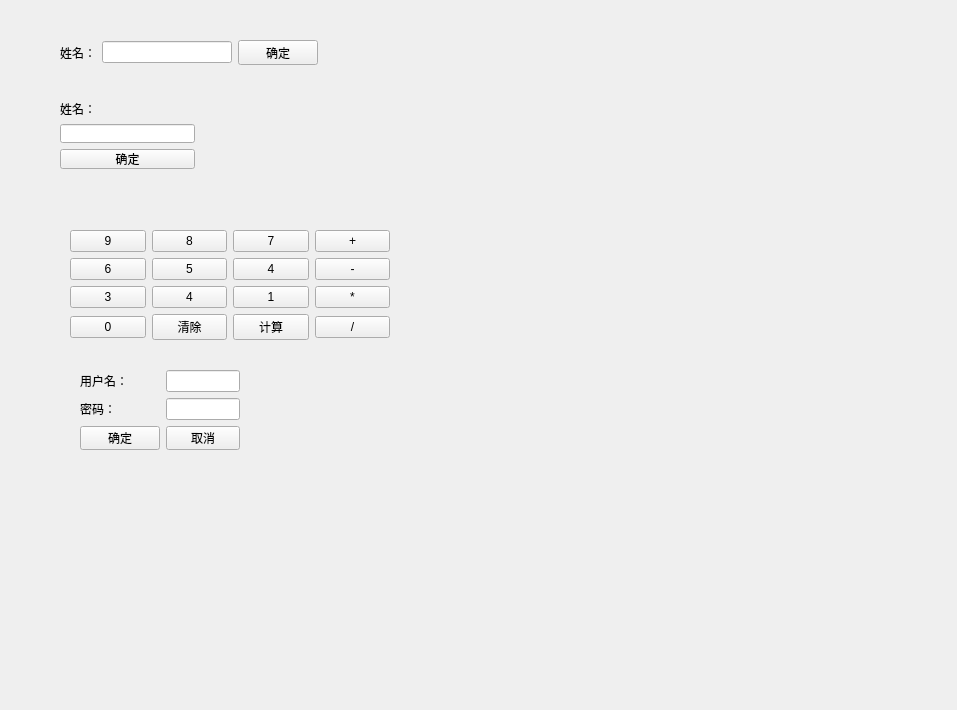
<?xml version="1.0" encoding="UTF-8"?>
<ui version="4.0">
 <class>Form</class>
 <widget class="QWidget" name="Form">
  <property name="geometry">
   <rect>
    <x>0</x>
    <y>0</y>
    <width>957</width>
    <height>710</height>
   </rect>
  </property>
  <property name="windowTitle">
   <string>Form</string>
  </property>
  <widget class="QWidget" name="formLayoutWidget">
   <property name="geometry">
    <rect>
     <x>80</x>
     <y>370</y>
     <width>160</width>
     <height>80</height>
    </rect>
   </property>
   <layout class="QFormLayout" name="formLayout">
    <item row="0" column="0">
     <widget class="QLabel" name="label_3">
      <property name="text">
       <string>用户名：</string>
      </property>
     </widget>
    </item>
    <item row="0" column="1">
     <widget class="QLineEdit" name="lineEdit_3"/>
    </item>
    <item row="1" column="0">
     <widget class="QLabel" name="label_4">
      <property name="text">
       <string>密码：</string>
      </property>
     </widget>
    </item>
    <item row="1" column="1">
     <widget class="QLineEdit" name="lineEdit_4"/>
    </item>
    <item row="2" column="0">
     <widget class="QPushButton" name="pushButton_19">
      <property name="text">
       <string>确定</string>
      </property>
     </widget>
    </item>
    <item row="2" column="1">
     <widget class="QPushButton" name="pushButton_20">
      <property name="text">
       <string>取消</string>
      </property>
     </widget>
    </item>
   </layout>
  </widget>
  <widget class="QWidget" name="">
   <property name="geometry">
    <rect>
     <x>60</x>
     <y>40</y>
     <width>258</width>
     <height>25</height>
    </rect>
   </property>
   <layout class="QHBoxLayout" name="horizontalLayout">
    <item>
     <widget class="QLabel" name="label">
      <property name="text">
       <string>姓名：</string>
      </property>
     </widget>
    </item>
    <item>
     <widget class="QLineEdit" name="lineEdit"/>
    </item>
    <item>
     <widget class="QPushButton" name="pushButton">
      <property name="text">
       <string>确定</string>
      </property>
     </widget>
    </item>
   </layout>
  </widget>
  <widget class="QWidget" name="">
   <property name="geometry">
    <rect>
     <x>60</x>
     <y>100</y>
     <width>135</width>
     <height>69</height>
    </rect>
   </property>
   <layout class="QVBoxLayout" name="verticalLayout">
    <item>
     <widget class="QLabel" name="label_2">
      <property name="text">
       <string>姓名：</string>
      </property>
     </widget>
    </item>
    <item>
     <widget class="QLineEdit" name="lineEdit_2"/>
    </item>
    <item>
     <widget class="QPushButton" name="pushButton_2">
      <property name="text">
       <string>确定</string>
      </property>
     </widget>
    </item>
   </layout>
  </widget>
  <widget class="QWidget" name="">
   <property name="geometry">
    <rect>
     <x>70</x>
     <y>230</y>
     <width>320</width>
     <height>112</height>
    </rect>
   </property>
   <layout class="QGridLayout" name="gridLayout">
    <item row="0" column="0">
     <widget class="QPushButton" name="pushButton_3">
      <property name="text">
       <string>9</string>
      </property>
     </widget>
    </item>
    <item row="0" column="1">
     <widget class="QPushButton" name="pushButton_4">
      <property name="text">
       <string>8</string>
      </property>
     </widget>
    </item>
    <item row="0" column="2">
     <widget class="QPushButton" name="pushButton_5">
      <property name="text">
       <string>7</string>
      </property>
     </widget>
    </item>
    <item row="0" column="3">
     <widget class="QPushButton" name="pushButton_14">
      <property name="text">
       <string>+</string>
      </property>
     </widget>
    </item>
    <item row="1" column="0">
     <widget class="QPushButton" name="pushButton_6">
      <property name="text">
       <string>6</string>
      </property>
     </widget>
    </item>
    <item row="1" column="1">
     <widget class="QPushButton" name="pushButton_7">
      <property name="text">
       <string>5</string>
      </property>
     </widget>
    </item>
    <item row="1" column="2">
     <widget class="QPushButton" name="pushButton_8">
      <property name="text">
       <string>4</string>
      </property>
     </widget>
    </item>
    <item row="1" column="3">
     <widget class="QPushButton" name="pushButton_15">
      <property name="text">
       <string>-</string>
      </property>
     </widget>
    </item>
    <item row="2" column="0">
     <widget class="QPushButton" name="pushButton_9">
      <property name="text">
       <string>3</string>
      </property>
     </widget>
    </item>
    <item row="2" column="1">
     <widget class="QPushButton" name="pushButton_10">
      <property name="text">
       <string>4</string>
      </property>
     </widget>
    </item>
    <item row="2" column="2">
     <widget class="QPushButton" name="pushButton_11">
      <property name="text">
       <string>1</string>
      </property>
     </widget>
    </item>
    <item row="2" column="3">
     <widget class="QPushButton" name="pushButton_16">
      <property name="text">
       <string>*</string>
      </property>
     </widget>
    </item>
    <item row="3" column="3">
     <widget class="QPushButton" name="pushButton_17">
      <property name="text">
       <string>/</string>
      </property>
     </widget>
    </item>
    <item row="3" column="2">
     <widget class="QPushButton" name="pushButton_13">
      <property name="text">
       <string>计算</string>
      </property>
     </widget>
    </item>
    <item row="3" column="0">
     <widget class="QPushButton" name="pushButton_12">
      <property name="text">
       <string>0</string>
      </property>
     </widget>
    </item>
    <item row="3" column="1">
     <widget class="QPushButton" name="pushButton_18">
      <property name="text">
       <string>清除</string>
      </property>
     </widget>
    </item>
   </layout>
  </widget>
 </widget>
 <resources/>
 <connections/>
</ui>
